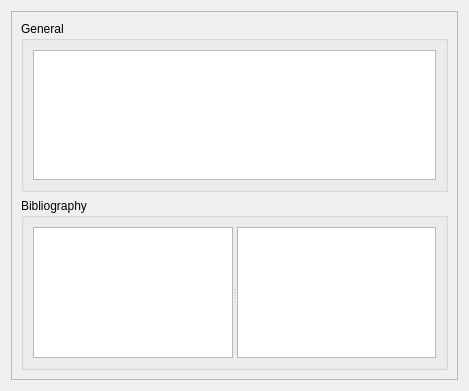
<?xml version="1.0" encoding="UTF-8"?>
<ui version="4.0">
 <class>CommentItemWidget</class>
 <widget class="QWidget" name="CommentItemWidget">
  <property name="geometry">
   <rect>
    <x>0</x>
    <y>0</y>
    <width>469</width>
    <height>391</height>
   </rect>
  </property>
  <property name="windowTitle">
   <string>Form</string>
  </property>
  <layout class="QVBoxLayout" name="verticalLayout">
   <item>
    <widget class="QScrollArea" name="scrollArea">
     <property name="widgetResizable">
      <bool>true</bool>
     </property>
     <widget class="QWidget" name="scrollAreaWidgetContents">
      <property name="geometry">
       <rect>
        <x>0</x>
        <y>0</y>
        <width>449</width>
        <height>371</height>
       </rect>
      </property>
      <layout class="QVBoxLayout" name="verticalLayout_4">
       <item>
        <widget class="QGroupBox" name="generalGroup">
         <property name="title">
          <string>General</string>
         </property>
         <layout class="QVBoxLayout" name="verticalLayout_2">
          <item>
           <widget class="TranslatablePlainTextEdit" name="textText"/>
          </item>
         </layout>
        </widget>
       </item>
       <item>
        <widget class="QGroupBox" name="bibliographyGroup">
         <property name="title">
          <string>Bibliography</string>
         </property>
         <layout class="QVBoxLayout" name="verticalLayout_3">
          <item>
           <widget class="QSplitter" name="biblioSplitter">
            <property name="orientation">
             <enum>Qt::Horizontal</enum>
            </property>
            <widget class="QListWidget" name="biblioList"/>
            <widget class="QPlainTextEdit" name="biblioText"/>
           </widget>
          </item>
         </layout>
        </widget>
       </item>
      </layout>
     </widget>
    </widget>
   </item>
  </layout>
 </widget>
 <customwidgets>
  <customwidget>
   <class>TranslatablePlainTextEdit</class>
   <extends>QPlainTextEdit</extends>
   <header>translatableplaintextedit.h</header>
  </customwidget>
 </customwidgets>
 <resources/>
 <connections/>
</ui>
